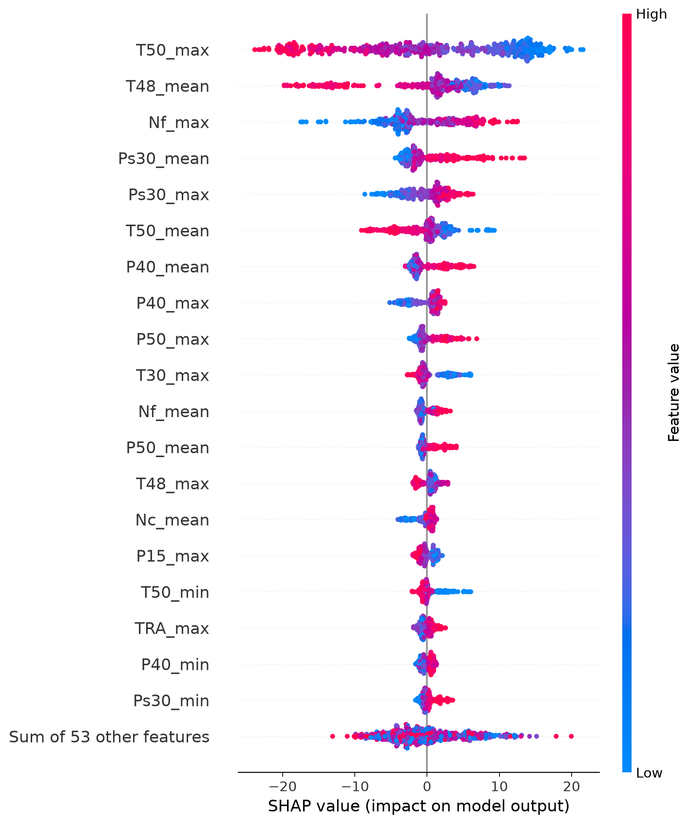
#> input picture phase6_xai/outputs/shap_summary_beeswarm.png, 691 x 824 px, shrunk from 1418 x 1691 before the run; its folder holds 4 pictures in this run
$ python view_shap_results.py
#> lines starting #> are read from the running program, lines starting #| are printed output that depends on the picture

from pathlib import Path
import pandas as pd
import matplotlib.pyplot as plt

OUTPUT_DIR = Path(__file__).resolve().parent / "outputs"

def show_image(filename, title):
#> called with filename = 'shap_summary_beeswarm.png', title = 'AEROSENTRY - SHAP Summary Plot'
    image_path = OUTPUT_DIR / filename

    if not image_path.exists():
        print(f"File not found: {image_path}")
        return

    image = plt.imread(image_path)
#> image is the input picture: shape (824, 691, 4) float32; mean R, G, B, A 0.968, 0.95, 0.972, 1
    plt.figure(figsize=(14, 8))
    plt.imshow(image)
    plt.axis("off")
    plt.title(title)
    plt.tight_layout()
    plt.show()


def show_feature_importance():
    csv_path = OUTPUT_DIR / "shap_global_feature_importance.csv"

    if not csv_path.exists():
        print("SHAP importance CSV not found.")
        return

    df = pd.read_csv(csv_path)

    print("\nTOP 15 SHAP FEATURES")
    print(df.head(15).to_string(index=False))


def main():
    print("===================================")
    print(" AEROSENTRY - PHASE 6 SHAP RESULTS")
    print("===================================")

    show_feature_importance()

    show_image(
        "shap_summary_beeswarm.png",
        "AEROSENTRY - SHAP Summary Plot"
    )

    show_image(
        "shap_global_bar.png",
        "AEROSENTRY - Global SHAP Importance"
    )
#> call 2 of show_image, with filename = 'shap_global_bar.png', title = 'AEROSENTRY - Global SHAP Importance'
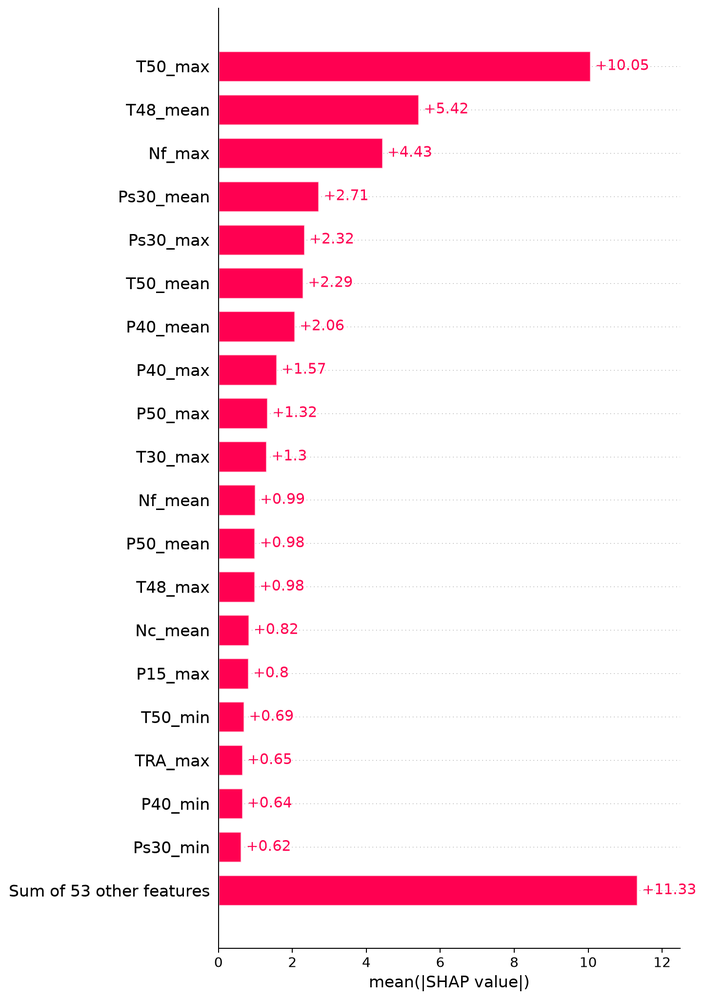
#> input picture phase6_xai/outputs/shap_global_bar.png, 705 x 1000 px, shrunk from 1445 x 2051 before the run
#> in show_image, image is the input picture: shape (1000, 705, 4) float32; mean R, G, B, A 0.988, 0.905, 0.931, 1

    show_image(
        "shap_engine_3_lowest_rul_in_sample.png",
        "Engine 3 - SHAP Explanation"
    )
#> call 3 of show_image, with filename = 'shap_engine_3_lowest_rul_in_sample.png', title = 'Engine 3 - SHAP Explanation'
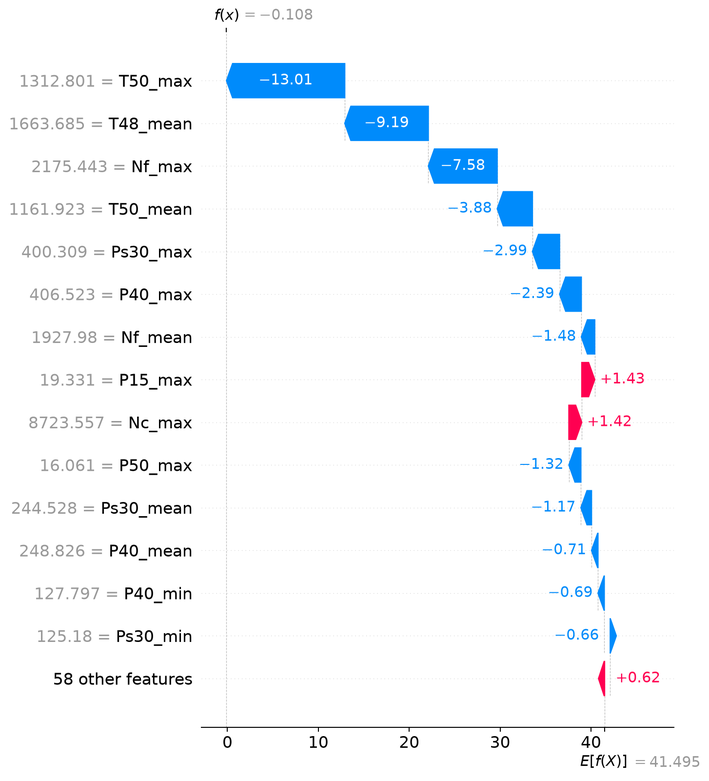
#> input picture phase6_xai/outputs/shap_engine_3_lowest_rul_in_sample.png, 709 x 781 px, shrunk from 1454 x 1601 before the run
#> in show_image, image is the input picture: shape (781, 709, 4) float32; mean R, G, B, A 0.96, 0.972, 0.984, 1

    show_image(
        "shap_engine_6_lowest_rul_in_sample.png",
        "Engine 6 - SHAP Explanation"
    )
#> call 4 of show_image, with filename = 'shap_engine_6_lowest_rul_in_sample.png', title = 'Engine 6 - SHAP Explanation'
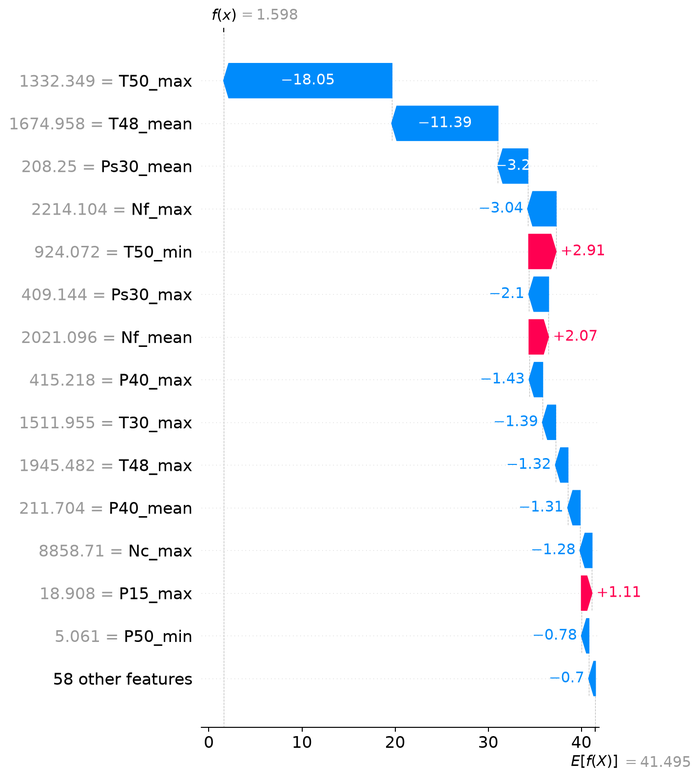
#> input picture phase6_xai/outputs/shap_engine_6_lowest_rul_in_sample.png, 700 x 781 px, shrunk from 1436 x 1601 before the run
#> in show_image, image is the input picture: shape (781, 700, 4) float32; mean R, G, B, A 0.959, 0.97, 0.983, 1


if __name__ == "__main__":
    main()
